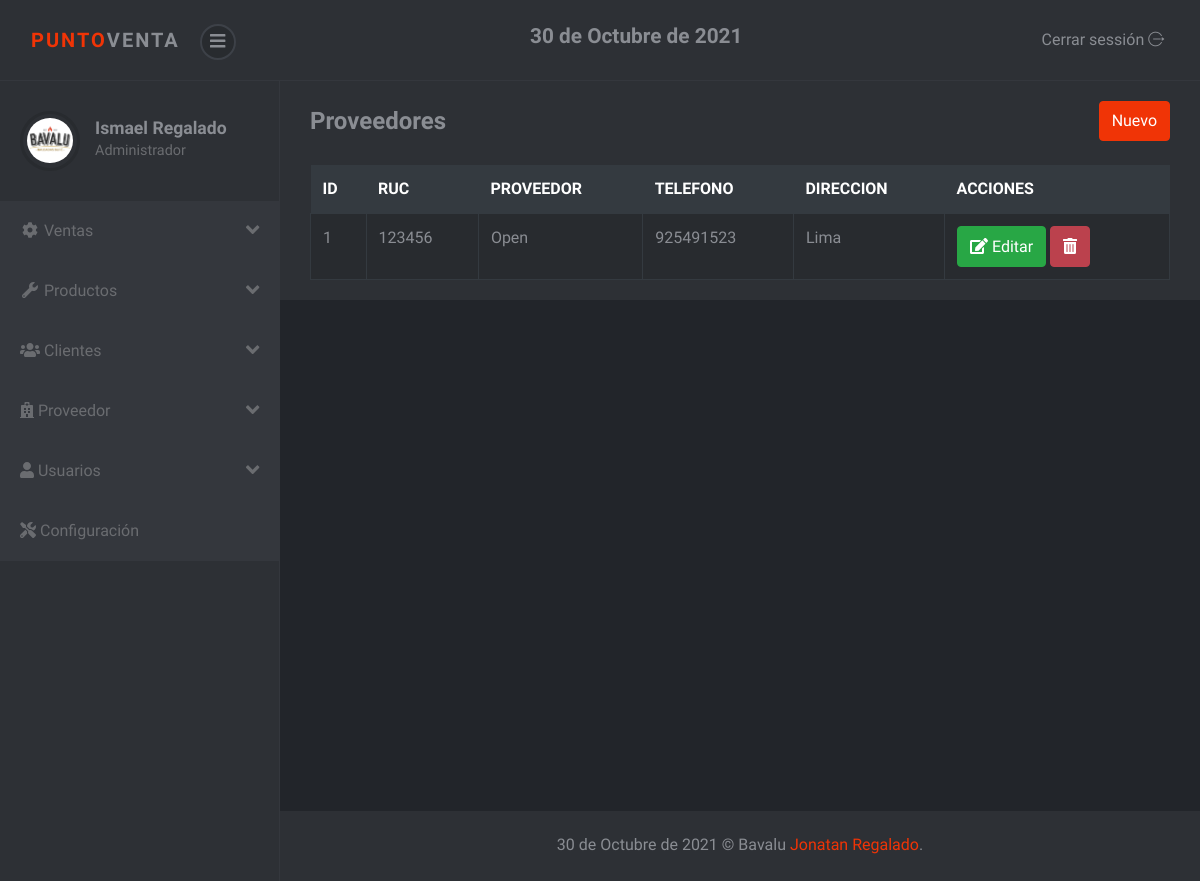
/sistema/lista_proveedor.php (signed in), run on the app's committed database.
### tables this page shows
CREATE TABLE `proveedor` (
  `codproveedor` int(11) NOT NULL,
  `proveedor` varchar(100) NOT NULL,
  `contacto` varchar(100) NOT NULL,
  `telefono` int(11) NOT NULL,
  `direccion` varchar(100) NOT NULL,
  `usuario_id` int(11) NOT NULL
);

### sistema/lista_proveedor.php (the view)
<?php include_once "includes/header.php"; ?>
<div class="container-fluid">
	<div class="d-sm-flex align-items-center justify-content-between mb-4">
		<h1 class="h3 mb-0 text-gray-800">Proveedores</h1>
		<a href="registro_proveedor.php" class="btn btn-primary">Nuevo</a>
	</div>
	<div class="row">
		<div class="col-lg-12">
			<div class="table-responsive">
				<table class="table table-striped table-bordered" id="table">
					<thead class="thead-dark">
						<tr>
							<th>ID</th>
							<th>RUC</th>
							<th>PROVEEDOR</th>
							<th>TELEFONO</th>
							<th>DIRECCION</th>
							<?php if ($_SESSION['rol'] == 1) { ?>
							<th>ACCIONES</th>
							<?php } ?>
						</tr>
					</thead>
					<tbody>
						<?php
						include "../conexion.php";
						$query = mysqli_query($conexion, "SELECT * FROM proveedor");
						$result = mysqli_num_rows($query);
						if ($result > 0) {
							while ($data = mysqli_fetch_assoc($query)) { ?>
								<tr>
									<td><?php echo $data['codproveedor']; ?></td>
									<td><?php echo $data['contacto']; ?></td>
									<td><?php echo $data['proveedor']; ?></td>
									<td><?php echo $data['telefono']; ?></td>
									<td><?php echo $data['direccion']; ?></td>
									<?php if ($_SESSION['rol'] == 1) { ?>
									<td>
										<a href="editar_proveedor.php?id=<?php echo $data['codproveedor']; ?>" class="btn btn-success"><i class='fas fa-edit'></i> Editar</a>
										<form action="eliminar_proveedor.php?id=<?php echo $data['codproveedor']; ?>" method="post" class="confirmar d-inline">
											<button class="btn btn-danger" type="submit"><i class='fas fa-trash-alt'></i> </button>
										</form>
									</td>
									<?php } ?>
								</tr>
						<?php }
						} ?>
					</tbody>
				</table>
			</div>
		</div>
	</div>
</div>
<?php include_once "includes/footer.php"; ?>

### sistema/css/style.violet.css (style rules this page uses)
body { position: relative; }
a { -webkit-transition: all 0.3s; transition: all 0.3s; display: inline-block; }
button { cursor: pointer; }
button, input[type='submit'] { cursor: pointer; font-family: inherit; font-weight: 300 !important; }
.table { margin-bottom: 0; color: #8a8d93; }
.table td, .table th { border-color: #343a40; }
.table thead th { border: none; }
.table-striped tbody tr { -webkit-transition: all 0.3s; transition: all 0.3s; }
.table-striped tbody tr:nth-of-type(odd) { background-color: #282b2f; }
.table-bordered td, .table-bordered th { border-color: #343a40; }
.btn { font-weight: 400; border: 1px solid transparent; padding: 0.45rem 0.75rem; font-size: 1rem; line-height: 1.5; border-radius: 0.25rem; -webkit-transition: color 0.15s ease-in-out, background-color 0.15s ease-in-out, border-color 0.15s ease-in-out, -webkit-box-shadow 0.15s ease-in-out; transition: color 0.15s ease-in-out, background-color 0.15s ease-in-out, border-color 0.15s ease-in-out, -webkit-box-shadow 0.15s ease-in-out; transition: color 0.15s ease-in-out, background-color 0.15s ease-in-out, border-color 0.15s ease-in-out, box-shadow 0.15s ease-in-out; transition: color 0.15s ease-in-out, background-color 0.15s ease-in-out, border-color 0.15s ease-in-out, box-shadow 0.15s ease-in-out, -webkit-box-shadow 0.15s ease-in-out; }
.btn-primary { color: color-yiq(#f03406); background-color: #f03406; border-color: #f03406; }
.btn-success { color: color-yiq(#28a745); background-color: #28a745; border-color: #28a745; }
.btn-danger { color: color-yiq(#bb414d); background-color: #bb414d; border-color: #bb414d; }
body { font-family: "Muli", sans-serif; font-size: 1rem; font-weight: 400; line-height: 1.5; color: #8a8d93; background-color: #fff; }
a { color: #f03406; text-decoration: none; }
h1, h2, h3, h4, h5, h6, .h1, .h2, .h3, .h4, .h5, .h6 { margin-bottom: 0.5rem; font-family: inherit; font-weight: 700; line-height: 1.2; color: inherit; }
h1, .h1 { font-size: 2.5rem; }
h3, .h3 { font-size: 1.5rem; }

### data on the page
proveedor: codproveedor "1", contacto "123456", proveedor "Open", telefono "925491523", direccion "Lima"

### other printed values
fechaGT() "30 de Octubre de 2021"
$_SESSION['nombre'] "Ismael Regalado"
